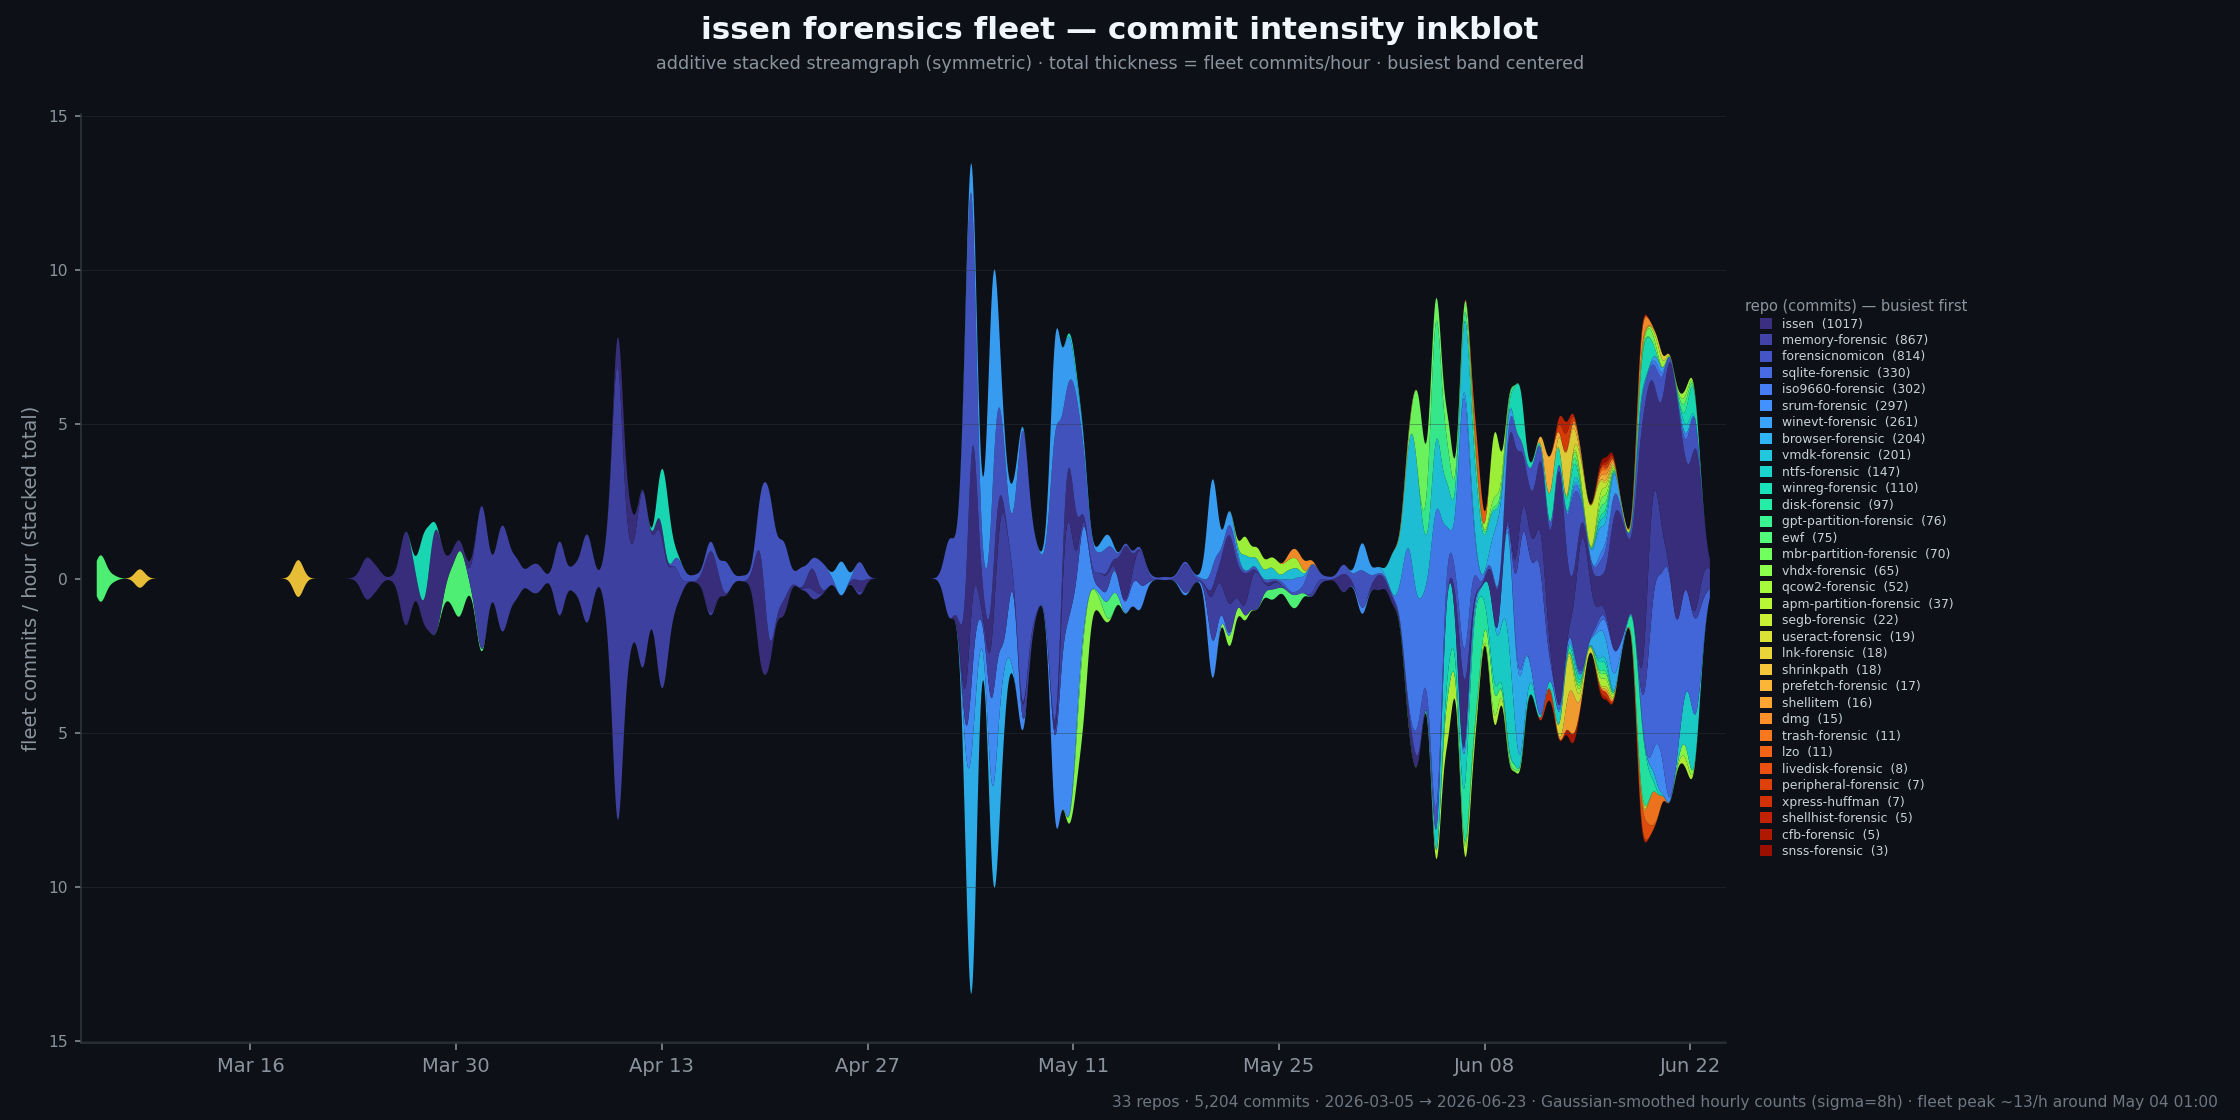

Python code for this plot:
#!/usr/bin/env python3
"""Generate docs/issen-fleet-inkblot.png — an additive stacked symmetric
streamgraph of commit intensity across the issen forensics fleet.

Documentation support script. It is self-contained: it reads commit timestamps
straight from the sibling fleet repos under ~/src (committer dates, HEAD), bins
them hourly, Gaussian-smooths each repo's series, and stacks the bands about a
symmetric centerline (matplotlib `baseline="sym"`). Total stream thickness at
any moment is the whole fleet's hourly commit rate; the busiest repo straddles
the centerline (inside-out band order) to minimise wiggle.

Usage:
    python3 docs/issen-fleet-inkblot.py
    ISSEN_FLEET_SRC=/path/to/src python3 docs/issen-fleet-inkblot.py  # custom root

Requires: matplotlib, numpy, and the fleet repos checked out as siblings of
`issen` under the same parent dir (e.g. ~/src/<repo>). Repos that are absent are
skipped with a warning, so the chart still renders on a partial checkout.
"""

import collections
import datetime as dt
import os
import subprocess
from pathlib import Path

import matplotlib

matplotlib.use("Agg")
import matplotlib.dates as mdates
import matplotlib.pyplot as plt
import numpy as np
from matplotlib.patches import Patch

# The issen "sphere" — issen plus the forensic libraries it orchestrates.
REPOS = [
    "issen", "memory-forensic", "forensicnomicon", "sqlite-forensic",
    "iso9660-forensic", "srum-forensic", "winevt-forensic", "browser-forensic",
    "vmdk-forensic", "ntfs-forensic", "winreg-forensic", "disk-forensic",
    "gpt-partition-forensic", "vhdx-forensic", "qcow2-forensic",
    "apm-partition-forensic", "mbr-partition-forensic", "ewf", "lnk-forensic",
    "segb-forensic", "trash-forensic", "useract-forensic", "prefetch-forensic",
    "shellhist-forensic", "snss-forensic", "peripheral-forensic", "cfb-forensic",
    "shellitem", "dmg", "lzo", "livedisk-forensic", "shrinkpath", "xpress-huffman",
]

SIGMA_HOURS = 8.0  # Gaussian smoothing of the hourly series (organic stream)

SCRIPT_DIR = Path(__file__).resolve().parent          # .../issen/docs
# Normally the fleet repos are siblings of `issen` under ~/src (two dirs up from
# this script). Allow an override so the script also runs from a worktree or CI.
SRC_ROOT = Path(os.environ.get(
    "ISSEN_FLEET_SRC", Path(__file__).resolve().parents[2])).expanduser()
OUT = SCRIPT_DIR / "issen-fleet-inkblot.png"


def commit_times(repo_path):
    """Yield naive local datetimes for every HEAD commit (committer date)."""
    try:
        res = subprocess.run(
            ["git", "-C", str(repo_path), "log", "--pretty=format:%cI"],
            capture_output=True, text=True, check=True)
    except (subprocess.CalledProcessError, FileNotFoundError):
        return
    for line in res.stdout.splitlines():
        line = line.strip()
        if not line:
            continue
        try:
            # strip tz (commits are dominantly +08); keep local wall-clock hour
            yield dt.datetime.fromisoformat(line).replace(tzinfo=None)
        except ValueError:
            continue


# ---- gather -----------------------------------------------------------------
events = []
for repo in REPOS:
    times = list(commit_times(SRC_ROOT / repo))
    if not times:
        print(f"  warning: no commits found for {repo} (skipping)")
        continue
    events.extend((t, repo) for t in times)

if not events:
    raise SystemExit(f"No commits gathered from any repo under {SRC_ROOT}")

total_commits = len(events)
repo_totals = collections.Counter(r for _, r in events)
first = min(t for t, _ in events).replace(minute=0, second=0, microsecond=0)
last = max(t for t, _ in events)
n_hours = int((last - first).total_seconds() // 3600) + 1
x = np.array([first + dt.timedelta(hours=i) for i in range(n_hours)])

repos = [r for r, _ in repo_totals.most_common()]  # busiest first
counts = {r: np.zeros(n_hours) for r in repos}
for t, repo in events:
    counts[repo][int((t - first).total_seconds() // 3600)] += 1

half = int(SIGMA_HOURS * 4)
k = np.arange(-half, half + 1)
kernel = np.exp(-(k ** 2) / (2 * SIGMA_HOURS ** 2))
kernel /= kernel.sum()
smooth = {r: np.convolve(counts[r], kernel, mode="same") for r in repos}

total_series = np.sum([smooth[r] for r in repos], axis=0)  # fleet commits/hour
total_peak = total_series.max()
di = int(np.argmax(total_series))

# inside-out band order: busiest straddles the centre, rest alternate outward
order = []
for i, r in enumerate(repos):
    (order.append if i % 2 == 0 else (lambda v: order.insert(0, v)))(r)

cmap = plt.get_cmap("turbo")
n = len(repos)
color_of = {r: cmap(0.04 + 0.92 * i / max(1, n - 1)) for i, r in enumerate(repos)}


def nice_step(peak):
    raw = peak / 4.0
    for s in (0.5, 1, 2, 2.5, 5, 10, 20, 25, 50, 100):
        if s >= raw:
            return s
    return 200


# ---- draw -------------------------------------------------------------------
fig, ax = plt.subplots(figsize=(16, 8))
fig.patch.set_facecolor("#0d1117")
ax.set_facecolor("#0d1117")

ax.stackplot(x, *[smooth[r] for r in order], colors=[color_of[r] for r in order],
             baseline="sym", linewidth=0.0, alpha=0.95)

lim = total_peak / 2 * 1.12
ax.set_ylim(-lim, lim)
# magnitude markers = TOTAL commits/hour: gridline pair at +/-(M/2) labelled M
step = nice_step(total_peak)
mags, m = [], step
while m / 2 <= lim:
    mags.append(m)
    m += step
positions = [-q / 2 for q in reversed(mags)] + [0] + [q / 2 for q in mags]
labels = [f"{q:g}" for q in reversed(mags)] + ["0"] + [f"{q:g}" for q in mags]
ax.set_yticks(positions)
ax.set_yticklabels(labels)
ax.set_ylabel("fleet commits / hour (stacked total)", color="#8b949e", fontsize=10)
for s in ("top", "right"):
    ax.spines[s].set_visible(False)
ax.spines["left"].set_color("#30363d")
ax.spines["bottom"].set_color("#30363d")
ax.tick_params(axis="x", colors="#8b949e")
ax.tick_params(axis="y", colors="#8b949e", labelsize=8, length=3)
for q in mags:
    ax.axhline(q / 2, color="#30363d", lw=0.4, alpha=0.5, zorder=5)
    ax.axhline(-q / 2, color="#30363d", lw=0.4, alpha=0.5, zorder=5)
ax.xaxis.set_major_locator(mdates.WeekdayLocator(byweekday=0, interval=2))
ax.xaxis.set_major_formatter(mdates.DateFormatter("%b %d"))
ax.margins(x=0.01)

# single-row (one entry per line) legend down the right edge, busiest first
handles = [Patch(facecolor=color_of[r], edgecolor="none",
                 label=f"{r}  ({repo_totals[r]})") for r in repos]
leg = ax.legend(handles=handles, loc="center left", bbox_to_anchor=(1.005, 0.5),
                ncol=1, fontsize=6.4, framealpha=0.0, labelcolor="#c9d1d9",
                handlelength=1.0, handleheight=1.0, labelspacing=0.28,
                title="repo (commits) — busiest first", title_fontsize=7.5)
leg.get_title().set_color("#8b949e")

fig.text(0.5, 0.965, "issen forensics fleet — commit intensity inkblot",
         ha="center", fontsize=16, fontweight="bold", color="#f0f6fc")
fig.text(0.5, 0.938,
         "additive stacked streamgraph (symmetric) · total thickness = fleet "
         "commits/hour · busiest band centered",
         ha="center", fontsize=9, color="#8b949e")

cap = (f"{len(repos)} repos · {total_commits:,} commits · "
       f"{first.date().isoformat()} → {last.date().isoformat()} · "
       f"Gaussian-smoothed hourly counts (sigma={SIGMA_HOURS:g}h) · "
       f"fleet peak ~{total_peak:.0f}/h around {x[di].strftime('%b %d %H:%M')}")
fig.text(0.99, 0.012, cap, ha="right", fontsize=8, color="#6e7681")

plt.tight_layout(rect=(0.0, 0.02, 0.89, 0.92))
plt.savefig(OUT, dpi=140, facecolor=fig.get_facecolor())
print("wrote", OUT)
print(f"repos={len(repos)} commits={total_commits} hours={n_hours} "
      f"total_peak={total_peak:.2f}/h peak_at={x[di]}")
